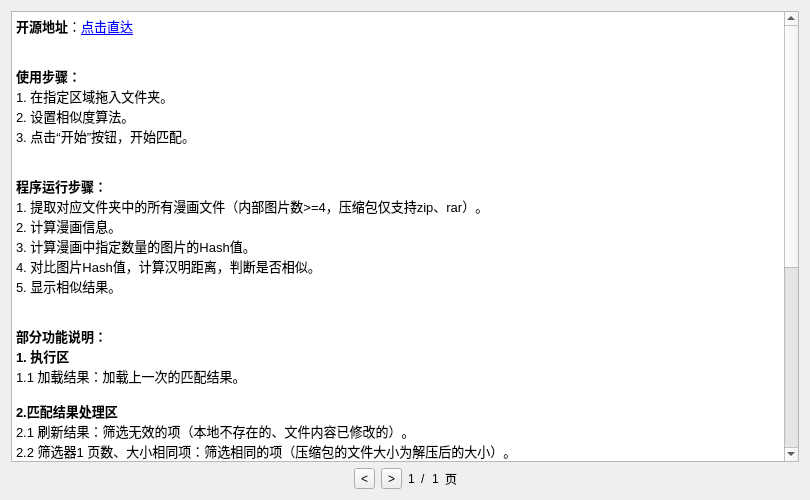
<?xml version="1.0" encoding="UTF-8"?>
<ui version="4.0">
 <class>dialog</class>
 <widget class="QDialog" name="dialog">
  <property name="geometry">
   <rect>
    <x>0</x>
    <y>0</y>
    <width>810</width>
    <height>500</height>
   </rect>
  </property>
  <property name="windowTitle">
   <string>说明</string>
  </property>
  <layout class="QVBoxLayout" name="verticalLayout_5">
   <item>
    <widget class="QStackedWidget" name="stackedWidget_show">
     <property name="currentIndex">
      <number>0</number>
     </property>
     <widget class="QWidget" name="info">
      <layout class="QVBoxLayout" name="verticalLayout">
       <property name="leftMargin">
        <number>0</number>
       </property>
       <property name="topMargin">
        <number>0</number>
       </property>
       <property name="rightMargin">
        <number>0</number>
       </property>
       <property name="bottomMargin">
        <number>0</number>
       </property>
       <item>
        <widget class="QTextBrowser" name="textBrowser">
         <property name="html">
          <string>&lt;!DOCTYPE HTML PUBLIC &quot;-//W3C//DTD HTML 4.0//EN&quot; &quot;http://www.w3.org/TR/REC-html40/strict.dtd&quot;&gt;
&lt;html&gt;&lt;head&gt;&lt;meta name=&quot;qrichtext&quot; content=&quot;1&quot; /&gt;&lt;meta charset=&quot;utf-8&quot; /&gt;&lt;style type=&quot;text/css&quot;&gt;
p, li { white-space: pre-wrap; }
&lt;/style&gt;&lt;/head&gt;&lt;body style=&quot; font-family:'微软雅黑'; font-size:9pt; font-weight:400; font-style:normal;&quot;&gt;
&lt;p style=&quot; margin-top:0px; margin-bottom:0px; margin-left:0px; margin-right:0px; -qt-block-indent:0; text-indent:0px;&quot;&gt;&lt;span style=&quot; font-size:10pt; font-weight:700;&quot;&gt;开源地址&lt;/span&gt;&lt;span style=&quot; font-size:10pt;&quot;&gt;：&lt;/span&gt;&lt;a href=&quot;https://github.com/PPJUST/ComicDup&quot;&gt;&lt;span style=&quot; font-size:10pt; text-decoration: underline; color:#0000ff;&quot;&gt;点击直达&lt;/span&gt;&lt;/a&gt;&lt;span style=&quot; font-size:10pt;&quot;&gt; &lt;/span&gt;&lt;/p&gt;
&lt;p style=&quot;-qt-paragraph-type:empty; margin-top:0px; margin-bottom:0px; margin-left:0px; margin-right:0px; -qt-block-indent:0; text-indent:0px; font-size:10pt;&quot;&gt;&lt;br /&gt;&lt;/p&gt;
&lt;p style=&quot;-qt-paragraph-type:empty; margin-top:0px; margin-bottom:0px; margin-left:0px; margin-right:0px; -qt-block-indent:0; text-indent:0px; font-size:10pt;&quot;&gt;&lt;br /&gt;&lt;/p&gt;
&lt;p style=&quot; margin-top:0px; margin-bottom:0px; margin-left:0px; margin-right:0px; -qt-block-indent:0; text-indent:0px;&quot;&gt;&lt;span style=&quot; font-size:10pt; font-weight:700;&quot;&gt;使用步骤：&lt;/span&gt;&lt;/p&gt;
&lt;p style=&quot; margin-top:0px; margin-bottom:0px; margin-left:0px; margin-right:0px; -qt-block-indent:0; text-indent:0px;&quot;&gt;&lt;span style=&quot; font-size:10pt;&quot;&gt;1. 在指定区域拖入文件夹。&lt;/span&gt;&lt;/p&gt;
&lt;p style=&quot; margin-top:0px; margin-bottom:0px; margin-left:0px; margin-right:0px; -qt-block-indent:0; text-indent:0px;&quot;&gt;&lt;span style=&quot; font-size:10pt;&quot;&gt;2. 设置相似度算法。&lt;/span&gt;&lt;/p&gt;
&lt;p style=&quot; margin-top:0px; margin-bottom:0px; margin-left:0px; margin-right:0px; -qt-block-indent:0; text-indent:0px;&quot;&gt;&lt;span style=&quot; font-size:10pt;&quot;&gt;3. 点击“开始”按钮，开始匹配。&lt;/span&gt;&lt;/p&gt;
&lt;p style=&quot;-qt-paragraph-type:empty; margin-top:0px; margin-bottom:0px; margin-left:0px; margin-right:0px; -qt-block-indent:0; text-indent:0px; font-size:10pt;&quot;&gt;&lt;br /&gt;&lt;/p&gt;
&lt;p style=&quot;-qt-paragraph-type:empty; margin-top:0px; margin-bottom:0px; margin-left:0px; margin-right:0px; -qt-block-indent:0; text-indent:0px; font-size:10pt;&quot;&gt;&lt;br /&gt;&lt;/p&gt;
&lt;p style=&quot; margin-top:0px; margin-bottom:0px; margin-left:0px; margin-right:0px; -qt-block-indent:0; text-indent:0px;&quot;&gt;&lt;span style=&quot; font-size:10pt; font-weight:700;&quot;&gt;程序运行步骤：&lt;/span&gt;&lt;/p&gt;
&lt;p style=&quot; margin-top:0px; margin-bottom:0px; margin-left:0px; margin-right:0px; -qt-block-indent:0; text-indent:0px;&quot;&gt;&lt;span style=&quot; font-size:10pt;&quot;&gt;1. 提取对应文件夹中的所有漫画文件（内部图片数&amp;gt;=4，压缩包仅支持zip、rar）。&lt;/span&gt;&lt;/p&gt;
&lt;p style=&quot; margin-top:0px; margin-bottom:0px; margin-left:0px; margin-right:0px; -qt-block-indent:0; text-indent:0px;&quot;&gt;&lt;span style=&quot; font-size:10pt;&quot;&gt;2. 计算漫画信息。&lt;/span&gt;&lt;/p&gt;
&lt;p style=&quot; margin-top:0px; margin-bottom:0px; margin-left:0px; margin-right:0px; -qt-block-indent:0; text-indent:0px;&quot;&gt;&lt;span style=&quot; font-size:10pt;&quot;&gt;3. 计算漫画中指定数量的图片的Hash值。&lt;/span&gt;&lt;/p&gt;
&lt;p style=&quot; margin-top:0px; margin-bottom:0px; margin-left:0px; margin-right:0px; -qt-block-indent:0; text-indent:0px;&quot;&gt;&lt;span style=&quot; font-size:10pt;&quot;&gt;4. 对比图片Hash值，计算汉明距离，判断是否相似。&lt;/span&gt;&lt;/p&gt;
&lt;p style=&quot; margin-top:0px; margin-bottom:0px; margin-left:0px; margin-right:0px; -qt-block-indent:0; text-indent:0px;&quot;&gt;&lt;span style=&quot; font-size:10pt;&quot;&gt;5. 显示相似结果。&lt;/span&gt;&lt;/p&gt;
&lt;p style=&quot;-qt-paragraph-type:empty; margin-top:0px; margin-bottom:0px; margin-left:0px; margin-right:0px; -qt-block-indent:0; text-indent:0px; font-size:10pt;&quot;&gt;&lt;br /&gt;&lt;/p&gt;
&lt;p style=&quot;-qt-paragraph-type:empty; margin-top:0px; margin-bottom:0px; margin-left:0px; margin-right:0px; -qt-block-indent:0; text-indent:0px; font-size:10pt;&quot;&gt;&lt;br /&gt;&lt;/p&gt;
&lt;p style=&quot; margin-top:0px; margin-bottom:0px; margin-left:0px; margin-right:0px; -qt-block-indent:0; text-indent:0px;&quot;&gt;&lt;span style=&quot; font-size:10pt; font-weight:700;&quot;&gt;部分功能说明：&lt;/span&gt;&lt;/p&gt;
&lt;p style=&quot; margin-top:0px; margin-bottom:0px; margin-left:0px; margin-right:0px; -qt-block-indent:0; text-indent:0px;&quot;&gt;&lt;span style=&quot; font-size:10pt; font-weight:700;&quot;&gt;1. 执行区&lt;/span&gt;&lt;/p&gt;
&lt;p style=&quot; margin-top:0px; margin-bottom:0px; margin-left:0px; margin-right:0px; -qt-block-indent:0; text-indent:0px;&quot;&gt;&lt;span style=&quot; font-size:10pt;&quot;&gt;1.1 加载结果：加载上一次的匹配结果。&lt;/span&gt;&lt;/p&gt;
&lt;p style=&quot;-qt-paragraph-type:empty; margin-top:0px; margin-bottom:0px; margin-left:0px; margin-right:0px; -qt-block-indent:0; text-indent:0px; font-size:10pt;&quot;&gt;&lt;br /&gt;&lt;/p&gt;
&lt;p style=&quot; margin-top:0px; margin-bottom:0px; margin-left:0px; margin-right:0px; -qt-block-indent:0; text-indent:0px;&quot;&gt;&lt;span style=&quot; font-size:10pt; font-weight:700;&quot;&gt;2.匹配结果处理区&lt;/span&gt;&lt;/p&gt;
&lt;p style=&quot; margin-top:0px; margin-bottom:0px; margin-left:0px; margin-right:0px; -qt-block-indent:0; text-indent:0px;&quot;&gt;&lt;span style=&quot; font-size:10pt;&quot;&gt;2.1 刷新结果：筛选无效的项（本地不存在的、文件内容已修改的）。&lt;/span&gt;&lt;/p&gt;
&lt;p style=&quot; margin-top:0px; margin-bottom:0px; margin-left:0px; margin-right:0px; -qt-block-indent:0; text-indent:0px;&quot;&gt;&lt;span style=&quot; font-size:10pt;&quot;&gt;2.2 筛选器1 页数、大小相同项：筛选相同的项（压缩包的文件大小为解压后的大小）。&lt;/span&gt;&lt;/p&gt;
&lt;p style=&quot; margin-top:0px; margin-bottom:0px; margin-left:0px; margin-right:0px; -qt-block-indent:0; text-indent:0px;&quot;&gt;&lt;span style=&quot; font-size:10pt;&quot;&gt;2.3 筛选器2 页数差异过大项：按组内最小页数*1.5为上限，超过的项会被剔除。&lt;/span&gt;&lt;/p&gt;
&lt;p style=&quot;-qt-paragraph-type:empty; margin-top:0px; margin-bottom:0px; margin-left:0px; margin-right:0px; -qt-block-indent:0; text-indent:0px; font-size:10pt;&quot;&gt;&lt;br /&gt;&lt;/p&gt;
&lt;p style=&quot; margin-top:0px; margin-bottom:0px; margin-left:0px; margin-right:0px; -qt-block-indent:0; text-indent:0px;&quot;&gt;&lt;span style=&quot; font-size:10pt; font-weight:700;&quot;&gt;3.相似算法设置&lt;/span&gt;&lt;/p&gt;
&lt;p style=&quot; margin-top:0px; margin-bottom:0px; margin-left:0px; margin-right:0px; -qt-block-indent:0; text-indent:0px;&quot;&gt;&lt;span style=&quot; font-size:10pt;&quot;&gt;3.1 相似度阈值：70%~100%，推荐设置为90%以上。&lt;/span&gt;&lt;/p&gt;
&lt;p style=&quot; margin-top:0px; margin-bottom:0px; margin-left:0px; margin-right:0px; -qt-block-indent:0; text-indent:0px;&quot;&gt;&lt;span style=&quot; font-size:10pt;&quot;&gt;3.2 基础匹配算法：计算的图片Hash类型，推荐设置为pHash。&lt;/span&gt;&lt;/p&gt;
&lt;p style=&quot; margin-top:0px; margin-bottom:0px; margin-left:0px; margin-right:0px; -qt-block-indent:0; text-indent:0px;&quot;&gt;&lt;span style=&quot; font-size:10pt;&quot;&gt;3.3 启用额外相似校验算法SSIM：从3个维度进行相似检验，推荐选中。&lt;/span&gt;&lt;/p&gt;
&lt;p style=&quot; margin-top:0px; margin-bottom:0px; margin-left:0px; margin-right:0px; -qt-block-indent:0; text-indent:0px;&quot;&gt;&lt;span style=&quot; font-size:10pt;&quot;&gt;3.4 匹配缓存数据：是否匹配缓存中的图片Hash，若选中则会扩大匹配范围，可选可不选。&lt;/span&gt;&lt;/p&gt;
&lt;p style=&quot; margin-top:0px; margin-bottom:0px; margin-left:0px; margin-right:0px; -qt-block-indent:0; text-indent:0px;&quot;&gt;&lt;span style=&quot; font-size:10pt;&quot;&gt;3.5 每本漫画提取图片数：1~5，从漫画中提取的图片数量，提取数量越大，计算量越大（非线性变化），推荐选择1~3。&lt;/span&gt;&lt;/p&gt;
&lt;p style=&quot; margin-top:0px; margin-bottom:0px; margin-left:0px; margin-right:0px; -qt-block-indent:0; text-indent:0px;&quot;&gt;&lt;span style=&quot; font-size:10pt;&quot;&gt;3.6 图片计算尺寸：8~16，计算图片Hash时缩放的图片尺寸，修改该选项时需要重新计算对应的图片Hash。&lt;/span&gt;&lt;/p&gt;
&lt;p style=&quot; margin-top:0px; margin-bottom:0px; margin-left:0px; margin-right:0px; -qt-block-indent:0; text-indent:0px;&quot;&gt;&lt;span style=&quot; font-size:10pt;&quot;&gt;3.7 多线程：1~CPU核心数，并行的进程数。&lt;/span&gt;&lt;/p&gt;
&lt;p style=&quot;-qt-paragraph-type:empty; margin-top:0px; margin-bottom:0px; margin-left:0px; margin-right:0px; -qt-block-indent:0; text-indent:0px; font-size:10pt;&quot;&gt;&lt;br /&gt;&lt;/p&gt;
&lt;p style=&quot; margin-top:0px; margin-bottom:0px; margin-left:0px; margin-right:0px; -qt-block-indent:0; text-indent:0px;&quot;&gt;&lt;span style=&quot; font-size:10pt; font-weight:700;&quot;&gt;4.缓存设置&lt;/span&gt;&lt;/p&gt;
&lt;p style=&quot; margin-top:0px; margin-bottom:0px; margin-left:0px; margin-right:0px; -qt-block-indent:0; text-indent:0px;&quot;&gt;&lt;span style=&quot; font-size:10pt;&quot;&gt;4.1 缓存数据：当前数据库的基础信息。&lt;/span&gt;&lt;/p&gt;
&lt;p style=&quot; margin-top:0px; margin-bottom:0px; margin-left:0px; margin-right:0px; -qt-block-indent:0; text-indent:0px;&quot;&gt;&lt;span style=&quot; font-size:10pt;&quot;&gt;4.2 缓存内部查重：在数据库内部进行相似匹配。&lt;/span&gt;&lt;/p&gt;
&lt;p style=&quot; margin-top:0px; margin-bottom:0px; margin-left:0px; margin-right:0px; -qt-block-indent:0; text-indent:0px;&quot;&gt;&lt;span style=&quot; font-size:10pt;&quot;&gt;4.3 更新缓存数据：重新计算数据库项目的数据（仅计算有变动的）&lt;/span&gt;&lt;/p&gt;
&lt;p style=&quot; margin-top:0px; margin-bottom:0px; margin-left:0px; margin-right:0px; -qt-block-indent:0; text-indent:0px;&quot;&gt;&lt;span style=&quot; font-size:10pt;&quot;&gt;4.4 清除无效数据：清除数据库中已经失效的项目（不存在的、有变动的）&lt;/span&gt;&lt;/p&gt;
&lt;p style=&quot; margin-top:0px; margin-bottom:0px; margin-left:0px; margin-right:0px; -qt-block-indent:0; text-indent:0px;&quot;&gt;&lt;span style=&quot; font-size:10pt;&quot;&gt;4.5 清空缓存：清除所有缓存数据。&lt;/span&gt;&lt;/p&gt;&lt;/body&gt;&lt;/html&gt;</string>
         </property>
        </widget>
       </item>
      </layout>
     </widget>
    </widget>
   </item>
   <item>
    <layout class="QHBoxLayout" name="horizontalLayout">
     <item>
      <spacer name="horizontalSpacer">
       <property name="orientation">
        <enum>Qt::Horizontal</enum>
       </property>
       <property name="sizeHint" stdset="0">
        <size>
         <width>40</width>
         <height>20</height>
        </size>
       </property>
      </spacer>
     </item>
     <item>
      <widget class="QToolButton" name="toolButton_last">
       <property name="text">
        <string>&lt;</string>
       </property>
      </widget>
     </item>
     <item>
      <widget class="QToolButton" name="toolButton_next">
       <property name="text">
        <string>&gt;</string>
       </property>
      </widget>
     </item>
     <item>
      <widget class="QLabel" name="label_current_page">
       <property name="text">
        <string>1</string>
       </property>
      </widget>
     </item>
     <item>
      <widget class="QLabel" name="label">
       <property name="text">
        <string>/</string>
       </property>
      </widget>
     </item>
     <item>
      <widget class="QLabel" name="label_max_page">
       <property name="text">
        <string>1</string>
       </property>
      </widget>
     </item>
     <item>
      <widget class="QLabel" name="label_3">
       <property name="text">
        <string>页</string>
       </property>
      </widget>
     </item>
     <item>
      <spacer name="horizontalSpacer_2">
       <property name="orientation">
        <enum>Qt::Horizontal</enum>
       </property>
       <property name="sizeHint" stdset="0">
        <size>
         <width>40</width>
         <height>20</height>
        </size>
       </property>
      </spacer>
     </item>
    </layout>
   </item>
  </layout>
 </widget>
 <resources/>
 <connections/>
</ui>
